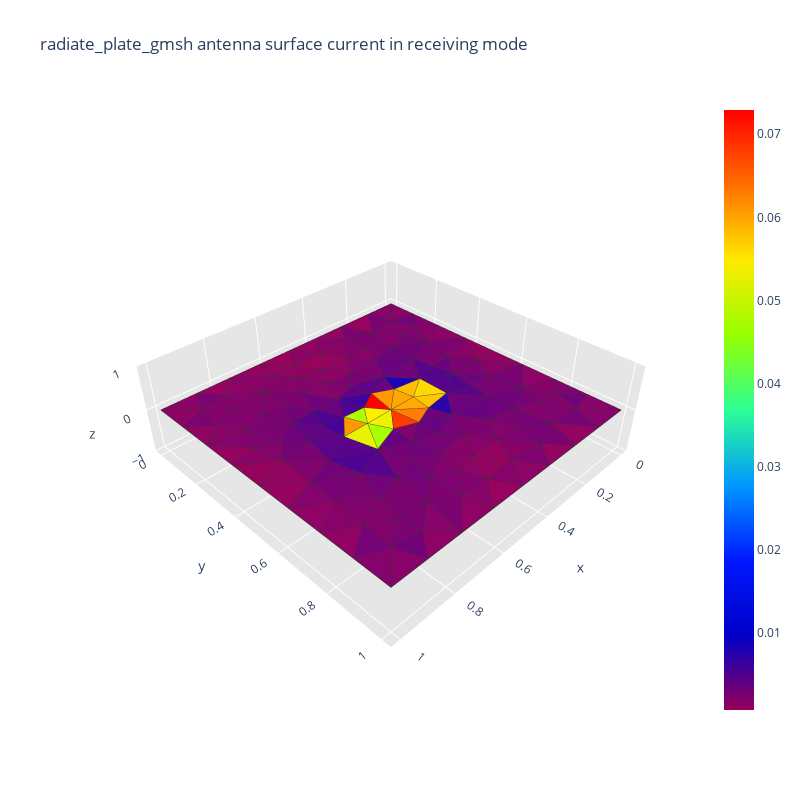
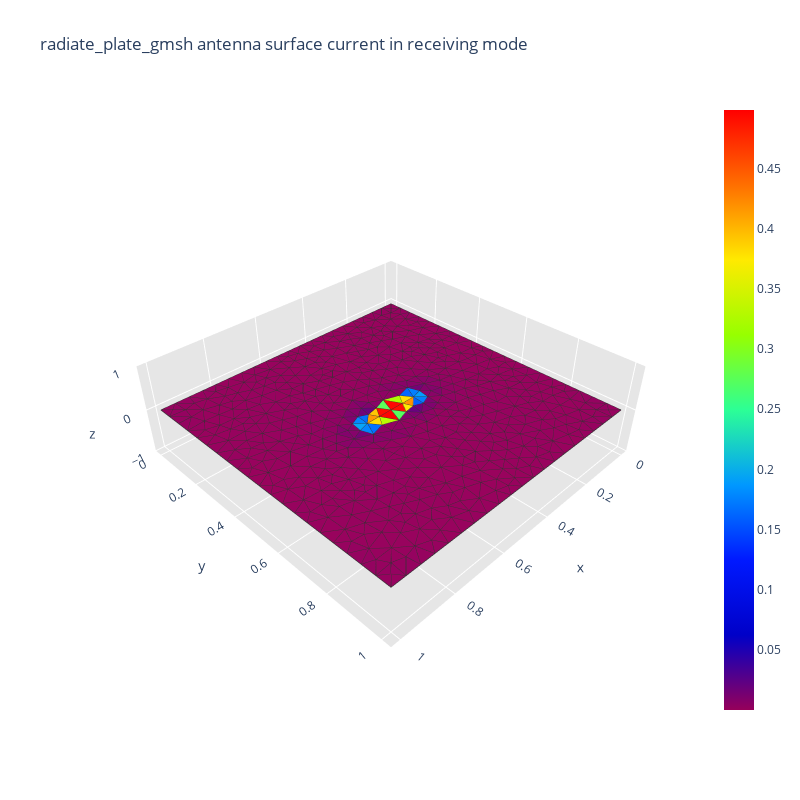
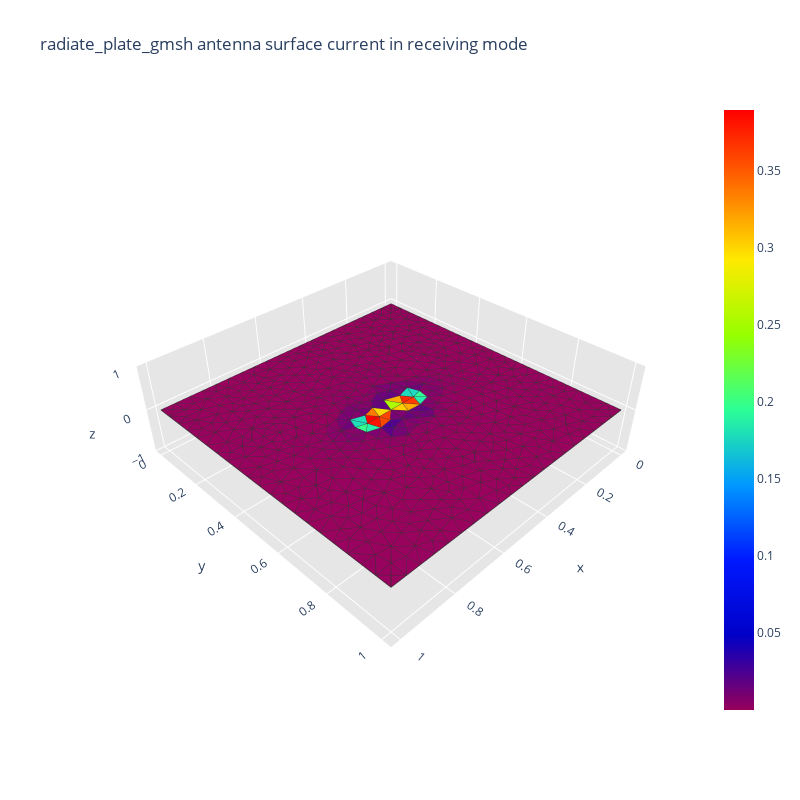

Source (notebook cell) for these figures, in order:
### Code cell
# Mesure du temps de début
start_time = time.time()
voltage_amplitude = 1  # Valeur de l'amplitude égale à 1 volt

traitement_de_(radiate_plate_mat_gmsh)

# high_current_points_list = np.array([3, 0])

iteration = 1

# high_current_points_list = np.array([[0.2, 0.3, 0.0], [0.25, 0.35, 0.0]])
'''high_current_points_list = np.array([
    [0.12, 0.75, 0.0],
    [0.12, 0.25, 0.0],
    [0.5, 0.5, 0.0],         # ici le probleme
    [0.62, 0.25, 0.0]])
print(high_current_points_list)'''


for i in range(3):
    if iteration == 1:
        impedance, high_current_points_list = radiation_algorithm(radiate_plate_mat_gmsh, 75e7, feed_point, voltage_amplitude, load_from_matlab=True)
    else:
        radiate_plate_msh_gmsh = plate_gmsh(longueur, hauteur, mesh_name, feed_point, length_feed_edge, angle, save_mesh_folder, high_current_points_list, iteration)
        # open_mesh(radiate_plate_msh_gmsh)
        extract_radiation_msh_to_mat(radiate_plate_msh_gmsh, mesh_name, radiate_plate_mat_gmsh)
        impedance, high_current_points_list = radiation_algorithm(radiate_plate_mat_gmsh, 75e7, feed_point, voltage_amplitude, load_from_matlab=True)
    iteration += 1

elapsed_time = time.time() - start_time
print(f"\nTemps écoulé pour le traitement de l'antenne étudiée : {elapsed_time:.6f} secondes")
print('\n')

### Figure 1 — Plotly figure (JSON) as saved in the notebook; plotly's stock layout.template omitted (floating-point values rounded to 4 significant figures; data arrays with more than 128 entries replaced by an {"elided": "..."} marker saying what was removed)
{"data": [{"facecolor": {"elided": "212 str values"}, "i": {"elided": "212 int values"}, "j": {"elided": "212 int values"}, "k": {"elided": "212 int values"}, "name": "", "type": "mesh3d", "x": [0.4, 0.6, 0, 1, 0, 1, 0.5, 0.125, 0.25, 0.375, 0.5, 0.625, 0.75, 0.875, 0, 0, 0, 0, 0, 0, 0, 1, 1, 1, 1, 1, 1, 1, 0.875, 0.75, 0.625, 0.5, 0.375, 0.25, 0.125, 0.4426, 0.4426, 0.7139, 0.7135, 0.2316, 0.2316, 0.7959, 0.2925, 0.2925, 0.2104, 0.5689, 0.5756, 0.8354, 0.5741, 0.5862, 0.8286, 0.8407, 0.8951, 0.3838, 0.3838, 0.1438, 0.1438, 0.7025, 0.6645, 0.1358, 0.1358, 0.7176, 0.7287, 0.4338, 0.4338, 0.4797, 0.4861, 0.881, 0.2076, 0.2076, 0.8888, 0.1153, 0.1153, 0.3291, 0.3291, 0.3095, 0.3083, 0.8929, 0.7721, 0.6929, 0.5511, 0.5399, 0.55, 0.5639, 0.7781, 0.09585, 0.09585, 0.3125, 0.3125, 0.9056, 0.9093, 0.9093, 0.2288, 0.2288, 0.7582, 0.668, 0.5468, 0.5448, 0.8042, 0.6318, 0.9267, 0.8156, 0.8155, 0.7951, 0.6329, 0.4965, 0.4954, 0.3861, 0.3862, 0.6497, 0.6414, 0.6372, 0.4865, 0.4964, 0.9141, 0.6276, 0.08787, 0.2218, 0.2215, 0.4108, 0.4108, 0.06176, 0.06176], "y": [0.5, 0.5, 0, 0, 1, 1, 0.5, 0, 0, 0, 0, 0, 0, 0, 0.875, 0.75, 0.625, 0.5, 0.375, 0.25, 0.125, 0.125, 0.25, 0.375, 0.5, 0.625, 0.75, 0.875, 1, 1, 1, 1, 1, 1, 1, 0.7404, 0.2596, 0.7383, 0.2597, 0.6637, 0.3363, 0.5495, 0.171, 0.829, 0.5, 0.6553, 0.3419, 0.3834, 0.8396, 0.1591, 0.8481, 0.1593, 0.6918, 0.6475, 0.3525, 0.7948, 0.2052, 0.4115, 0.6107, 0.5889, 0.4111, 0.1412, 0.8622, 0.0886, 0.9114, 0.3918, 0.6048, 0.2737, 0.8871, 0.1129, 0.4594, 0.7131, 0.2869, 0.2586, 0.7414, 0.5591, 0.4418, 0.5831, 0.6523, 0.4992, 0.7515, 0.2478, 0.4325, 0.5742, 0.4462, 0.09585, 0.9042, 0.07524, 0.9248, 0.8057, 0.09073, 0.9093, 0.2379, 0.7621, 0.3383, 0.3354, 0.08559, 0.9142, 0.7634, 0.7117, 0.1898, 0.07416, 0.9269, 0.2372, 0.236, 0.1767, 0.8239, 0.8235, 0.1765, 0.8026, 0.9078, 0.08726, 0.6799, 0.3167, 0.3554, 0.4257, 0.5, 0.5779, 0.4223, 0.4258, 0.5742, 0.8125, 0.1875], "z": [0, 0, 0, 0, 0, 0, 0, 0, 0, 0, 0, 0, 0, 0, 0, 0, 0, 0, 0, 0, 0, 0, 0, 0, 0, 0, 0, 0, 0, 0, 0, 0, 0, 0, 0, 0, 0, 0, 0, 0, 0, 0, 0, 0, 0, 0, 0, 0, 0, 0, 0, 0, 0, 0, 0, 0, 0, 0, 0, 0, 0, 0, 0, 0, 0, 0, 0, 0, 0, 0, 0, 0, 0, 0, 0, 0, 0, 0, 0, 0, 0, 0, 0, 0, 0, 0, 0, 0, 0, 0, 0, 0, 0, 0, 0, 0, 0, 0, 0, 0, 0, 0, 0, 0, 0, 0, 0, 0, 0, 0, 0, 0, 0, 0, 0, 0, 0, 0, 0, 0, 0, 0, 0]}, {"line": {"color": "rgb(50, 50, 50)", "width": 1.5}, "mode": "lines", "showlegend": false, "type": "scatter3d", "x": {"elided": "1060 float values"}, "y": {"elided": "1060 float values"}, "z": {"elided": "1060 int values"}}, {"hoverinfo": "none", "marker": {"color": [0.0006832, 0.07292], "colorscale": [[0, "rgb(150, 0, 90)"], [0.125, "rgb(0, 0, 200)"], [0.25, "rgb(0, 25, 255)"], [0.375, "rgb(0, 152, 255)"], [0.5, "rgb(44, 255, 150)"], [0.625, "rgb(151, 255, 0)"], [0.75, "rgb(255, 234, 0)"], [0.875, "rgb(255, 111, 0)"], [1, "rgb(255, 0, 0)"]], "showscale": true, "size": 0.1}, "mode": "markers", "showlegend": false, "type": "scatter3d", "x": [0.4], "y": [0.5], "z": [0]}], "layout": {"height": 800, "scene": {"aspectratio": {"x": 1, "y": 1, "z": 0.3}, "xaxis": {"backgroundcolor": "rgb(230, 230, 230)", "gridcolor": "rgb(255, 255, 255)", "showbackground": true, "zerolinecolor": "rgb(255, 255, 255)"}, "yaxis": {"backgroundcolor": "rgb(230, 230, 230)", "gridcolor": "rgb(255, 255, 255)", "showbackground": true, "zerolinecolor": "rgb(255, 255, 255)"}, "zaxis": {"backgroundcolor": "rgb(230, 230, 230)", "gridcolor": "rgb(255, 255, 255)", "showbackground": true, "zerolinecolor": "rgb(255, 255, 255)"}}, "title": {"text": "radiate_plate_gmsh antenna surface current in receiving mode"}, "width": 800}}

### Figure 2 — Plotly figure (JSON) as saved in the notebook; plotly's stock layout.template omitted (floating-point values rounded to 4 significant figures; data arrays with more than 128 entries replaced by an {"elided": "..."} marker saying what was removed)
{"data": [{"facecolor": {"elided": "1002 str values"}, "i": {"elided": "1002 int values"}, "j": {"elided": "1002 int values"}, "k": {"elided": "1002 int values"}, "name": "", "type": "mesh3d", "x": {"elided": "542 float values"}, "y": {"elided": "542 float values"}, "z": {"elided": "542 int values"}}, {"line": {"color": "rgb(50, 50, 50)", "width": 1.5}, "mode": "lines", "showlegend": false, "type": "scatter3d", "x": {"elided": "5010 float values"}, "y": {"elided": "5010 float values"}, "z": {"elided": "5010 int values"}}, {"hoverinfo": "none", "marker": {"color": [0.0001416, 0.4986], "colorscale": [[0, "rgb(150, 0, 90)"], [0.125, "rgb(0, 0, 200)"], [0.25, "rgb(0, 25, 255)"], [0.375, "rgb(0, 152, 255)"], [0.5, "rgb(44, 255, 150)"], [0.625, "rgb(151, 255, 0)"], [0.75, "rgb(255, 234, 0)"], [0.875, "rgb(255, 111, 0)"], [1, "rgb(255, 0, 0)"]], "showscale": true, "size": 0.1}, "mode": "markers", "showlegend": false, "type": "scatter3d", "x": [0.4], "y": [0.5], "z": [0]}], "layout": {"height": 800, "scene": {"aspectratio": {"x": 1, "y": 1, "z": 0.3}, "xaxis": {"backgroundcolor": "rgb(230, 230, 230)", "gridcolor": "rgb(255, 255, 255)", "showbackground": true, "zerolinecolor": "rgb(255, 255, 255)"}, "yaxis": {"backgroundcolor": "rgb(230, 230, 230)", "gridcolor": "rgb(255, 255, 255)", "showbackground": true, "zerolinecolor": "rgb(255, 255, 255)"}, "zaxis": {"backgroundcolor": "rgb(230, 230, 230)", "gridcolor": "rgb(255, 255, 255)", "showbackground": true, "zerolinecolor": "rgb(255, 255, 255)"}}, "title": {"text": "radiate_plate_gmsh antenna surface current in receiving mode"}, "width": 800}}

### Figure 3 — Plotly figure (JSON) as saved in the notebook; plotly's stock layout.template omitted (floating-point values rounded to 4 significant figures; data arrays with more than 128 entries replaced by an {"elided": "..."} marker saying what was removed)
{"data": [{"facecolor": {"elided": "1004 str values"}, "i": {"elided": "1004 int values"}, "j": {"elided": "1004 int values"}, "k": {"elided": "1004 int values"}, "name": "", "type": "mesh3d", "x": {"elided": "543 float values"}, "y": {"elided": "543 float values"}, "z": {"elided": "543 int values"}}, {"line": {"color": "rgb(50, 50, 50)", "width": 1.5}, "mode": "lines", "showlegend": false, "type": "scatter3d", "x": {"elided": "5020 float values"}, "y": {"elided": "5020 float values"}, "z": {"elided": "5020 int values"}}, {"hoverinfo": "none", "marker": {"color": [0.0001088, 0.3896], "colorscale": [[0, "rgb(150, 0, 90)"], [0.125, "rgb(0, 0, 200)"], [0.25, "rgb(0, 25, 255)"], [0.375, "rgb(0, 152, 255)"], [0.5, "rgb(44, 255, 150)"], [0.625, "rgb(151, 255, 0)"], [0.75, "rgb(255, 234, 0)"], [0.875, "rgb(255, 111, 0)"], [1, "rgb(255, 0, 0)"]], "showscale": true, "size": 0.1}, "mode": "markers", "showlegend": false, "type": "scatter3d", "x": [0.4], "y": [0.5], "z": [0]}], "layout": {"height": 800, "scene": {"aspectratio": {"x": 1, "y": 1, "z": 0.3}, "xaxis": {"backgroundcolor": "rgb(230, 230, 230)", "gridcolor": "rgb(255, 255, 255)", "showbackground": true, "zerolinecolor": "rgb(255, 255, 255)"}, "yaxis": {"backgroundcolor": "rgb(230, 230, 230)", "gridcolor": "rgb(255, 255, 255)", "showbackground": true, "zerolinecolor": "rgb(255, 255, 255)"}, "zaxis": {"backgroundcolor": "rgb(230, 230, 230)", "gridcolor": "rgb(255, 255, 255)", "showbackground": true, "zerolinecolor": "rgb(255, 255, 255)"}}, "title": {"text": "radiate_plate_gmsh antenna surface current in receiving mode"}, "width": 800}}
